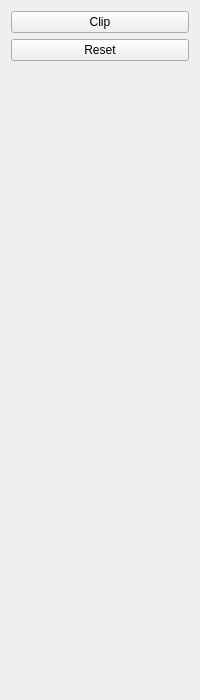
<?xml version="1.0" encoding="UTF-8"?>
<ui version="4.0">
 <class>QImplicitPlaneControllerWidget</class>
 <widget class="QWidget" name="QImplicitPlaneControllerWidget">
  <property name="geometry">
   <rect>
    <x>0</x>
    <y>0</y>
    <width>200</width>
    <height>700</height>
   </rect>
  </property>
  <property name="windowTitle">
   <string>QImplicitPlaneControllerWidget</string>
  </property>
  <layout class="QVBoxLayout" name="verticalLayout">
   <item>
    <widget class="QPushButton" name="pushButtonClip">
     <property name="text">
      <string>Clip</string>
     </property>
    </widget>
   </item>
   <item>
    <widget class="QPushButton" name="pushButtonReset">
     <property name="text">
      <string>Reset</string>
     </property>
    </widget>
   </item>
   <item>
    <spacer name="verticalSpacer">
     <property name="orientation">
      <enum>Qt::Vertical</enum>
     </property>
     <property name="sizeHint" stdset="0">
      <size>
       <width>20</width>
       <height>570</height>
      </size>
     </property>
    </spacer>
   </item>
  </layout>
 </widget>
 <resources/>
 <connections/>
</ui>
